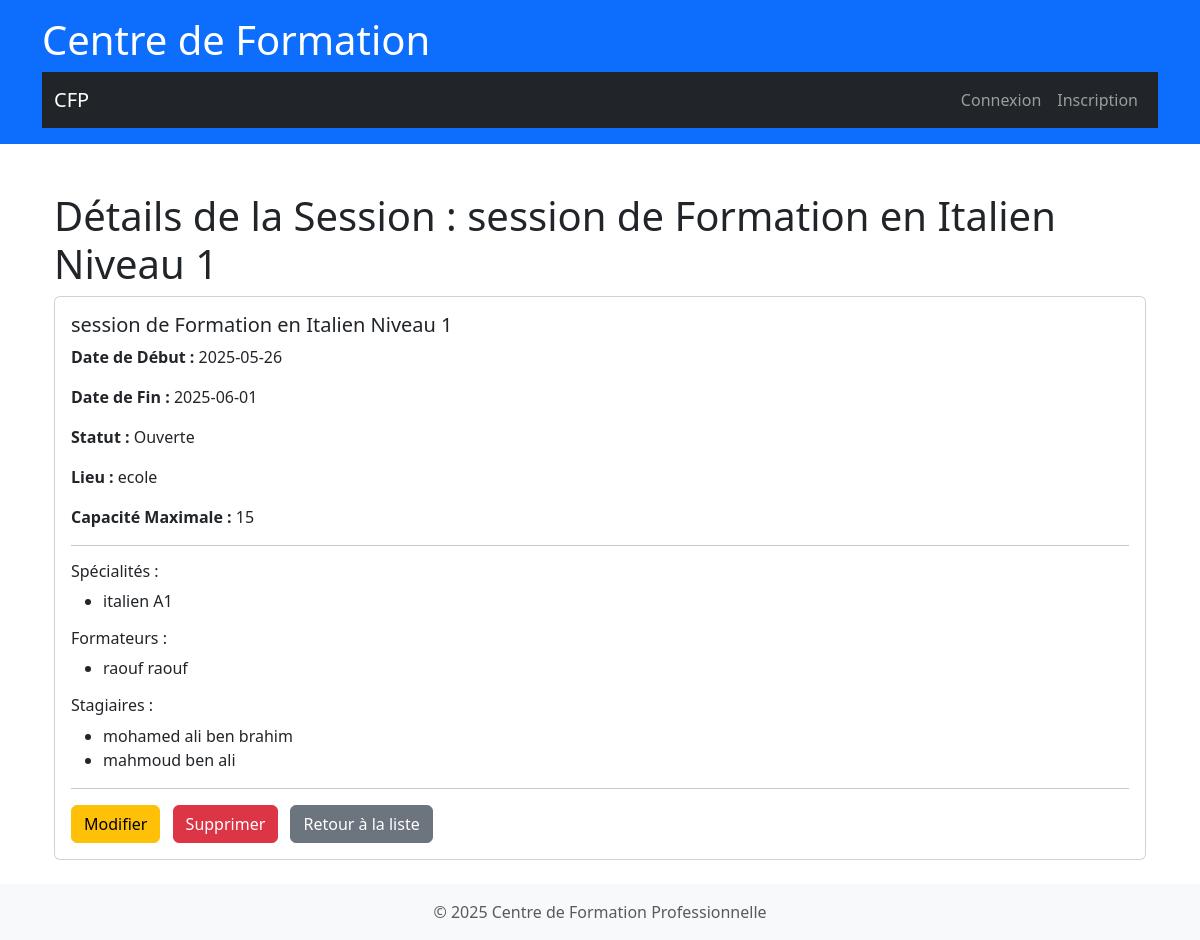
Page /session/detail/1/ on the committed database.
### session/models.py (models this page shows, shortened)
class Session(models.Model):
    nom = models.CharField(max_length=255, help_text="Nom ou titre de la session (ex: Session Printemps 2025)")
    date_debut = models.DateField(help_text="Date de début de la session")
    date_fin = models.DateField(help_text="Date de fin de la session")
    specialites = models.ManyToManyField( Specialite, related_name='sessions', help_text="Spécialités couvertes par cette session" )
    formateurs = models.ManyToManyField( Formateur, related_name='sessions', help_text="Formateurs assignés à cette session" )
    stagiaires = models.ManyToManyField( Stagiaire, related_name='sessions', help_text="Stagiaires inscrits à cette session" )
    STATUT_CHOICES = [
        ('OUVERTE', 'Ouverte'),
        ('EN_COURS', 'En cours'),
        ('TERMINEE', 'Terminée'),
        ('FERMEE', 'Fermée'), # Pourrait signifier complète ou annulée
    ]
    statut = models.CharField( max_length=20, choices=STATUT_CHOICES, default='OUVERTE', help_text="Statut actuel de la session" )
    lieu = models.CharField( max_length=255, null=True, blank=True, help_text="Lieu où se déroule la session" )
    capacite_maximale = models.IntegerField( null=True, blank=True, help_text="Nombre maximal de stagiaires pour cette session" )
    class Meta:
        verbose_name = "Session"
        verbose_name_plural = "Sessions"
        constraints = [
            models.CheckConstraint(
                check=models.Q(date_fin__gte=models.F('date_debut')),
                name='date_fin_gte_date_debut'
            )
        ]
        ordering = ['date_debut', 'nom']

### specialite/models.py (models this page shows, shortened)
class Specialite(models.Model):
    nom = models.CharField(max_length=100)
    description = models.TextField(blank=True, null=True)

### formateur/models.py (models this page shows, shortened)
class Formateur(models.Model):
    user = models.OneToOneField(CustomUser, on_delete=models.CASCADE)
    nom = models.CharField(max_length=255)
    prenom = models.CharField(max_length=255, null=True, blank=True)
    adresse = models.TextField()
    specialites = models.ManyToManyField(Specialite)
    experience = models.IntegerField(default=0)

### stagiaire/models.py (models this page shows, shortened)
class Stagiaire(models.Model):
    user = models.OneToOneField(CustomUser, on_delete=models.CASCADE, related_name='stagiaire_profile')
    date_naissance = models.DateField(null=True, blank=True)
    nom = models.CharField(max_length=255, null=True, blank=True)
    prenom = models.CharField(max_length=255, null=True, blank=True)
    adresse = models.TextField()
    specialites = models.ManyToManyField(Specialite)
    specialites = models.ManyToManyField(Specialite, related_name='stagiaires')
    STATUT_CHOICES = [
        ('ACTIF', 'Actif'),
        ('EN_PAUSE', 'En pause'),
        ('DIPLOME', 'Diplômé'),
        ('ABANDON', 'Abandon'),
        ('INSCRIT', 'Inscrit (en attente de début)'),
    ]
    statut = models.CharField(max_length=20, choices=STATUT_CHOICES, default='INSCRIT')
    class Meta:
        verbose_name = "Stagiaire"
        verbose_name_plural = "Stagiaires"

### session/views.py (the view)
# urls.py: path('detail/<int:pk>/', views.SessionDetailView.as_view(), name='session_detail'),
class SessionDetailView(DetailView):
    model = Session # Le modèle à utiliser
    template_name = 'session/session_detail.html' # Le template à rendre
    context_object_name = 'session' # Nom de la variable de contexte dans le template
    def get_queryset(self):
        return super().get_queryset().prefetch_related('specialites', 'formateurs', 'stagiaires')

### session/templates/session/session_detail.html (shortened to what this page needs)
{% extends 'base.html' %}
{% block content %}
    <div class="container mt-4">
        <h1>Détails de la Session : {{ session.nom }}</h1>
        <div class="card">
            <div class="card-body">
                <h5 class="card-title">{{ session.nom }}</h5>
                <p class="card-text"><strong>Date de Début :</strong> {{ session.date_debut|date:"Y-m-d" }}</p>
                <p class="card-text"><strong>Date de Fin :</strong> {{ session.date_fin|date:"Y-m-d" }}</p>
                <p class="card-text"><strong>Statut :</strong> {{ session.get_statut_display }}</p>
                <p class="card-text"><strong>Lieu :</strong> {{ session.lieu|default:"Non spécifié" }}</p>
                <p class="card-text"><strong>Capacité Maximale :</strong> {{ session.capacite_maximale|default:"Illimitée" }}</p>
                <hr>
                <h6>Spécialités :</h6>
                <ul>
                    {% for specialite in session.specialites.all %}
                        <li>{{ specialite.nom }}</li>
                    {% empty %}
                        <li>Aucune spécialité assignée.</li>
                    {% endfor %}
                </ul>
                <h6>Formateurs :</h6>
                <ul>
                    {% for formateur in session.formateurs.all %}
                        <li>{{ formateur.nom }}  {{ formateur.prenom }}</li>
                    {% empty %}
                        <li>Aucun formateur assigné.</li>
                    {% endfor %}
                </ul>
                <h6>Stagiaires :</h6>
                <ul>
                    {% for stagiaire in session.stagiaires.all %}
                        <li>{{ stagiaire.nom }}  {{ stagiaire.prenom }}</li>
                    {% empty %}
                        <li>Aucun stagiaire inscrit.</li>
                    {% endfor %}
                </ul>
                <hr>
                <a href="{% url 'session:session_update' session.pk %}" class="btn btn-warning me-2">Modifier</a>
                <a href="{% url 'session:session_delete' session.pk %}" class="btn btn-danger me-2">Supprimer</a>
                <a href="{% url 'session:session_list' %}" class="btn btn-secondary">Retour à la liste</a>
            </div>
        </div>
    </div>
{% endblock %}

### rows in the picture
Session: nom "session de Formation en Italien Niveau 1", date_debut "2025-05-26", date_fin "2025-06-01", statut "Ouverte", lieu "ecole", capacite_maximale "15"
Specialite: nom "italien A1"
Formateur: nom "raouf", prenom "raouf"
Stagiaire: nom "mohamed ali", prenom "ben brahim"
Stagiaire: nom "mahmoud", prenom "ben ali"
